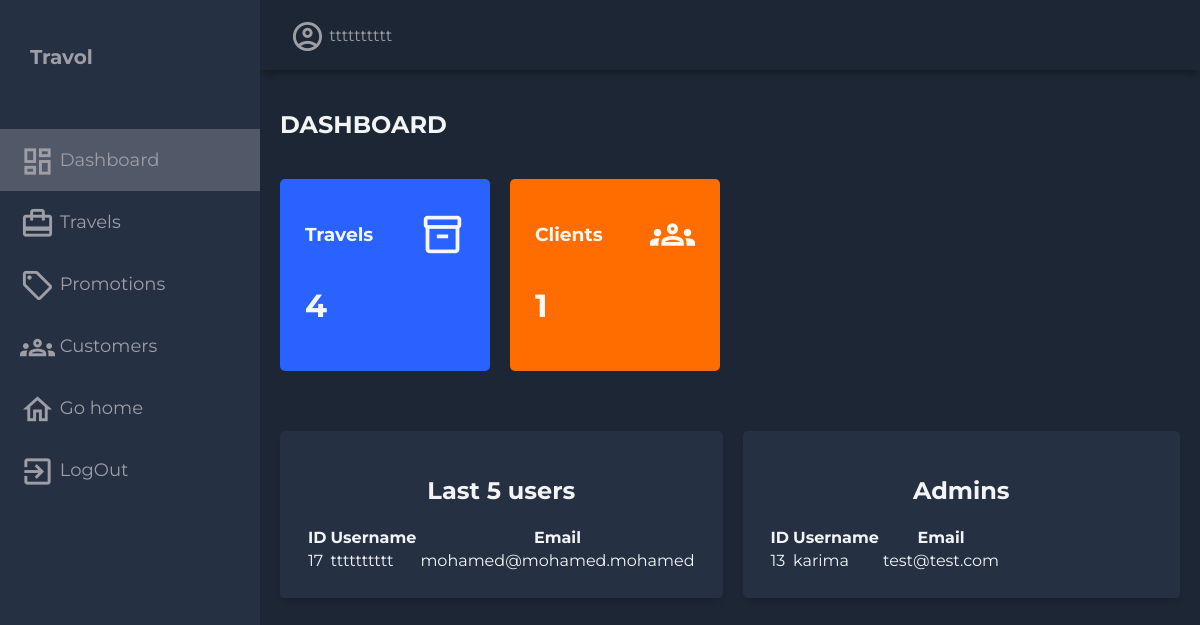
/administrator/ (signed in), run on an earlier commit of the app's database.
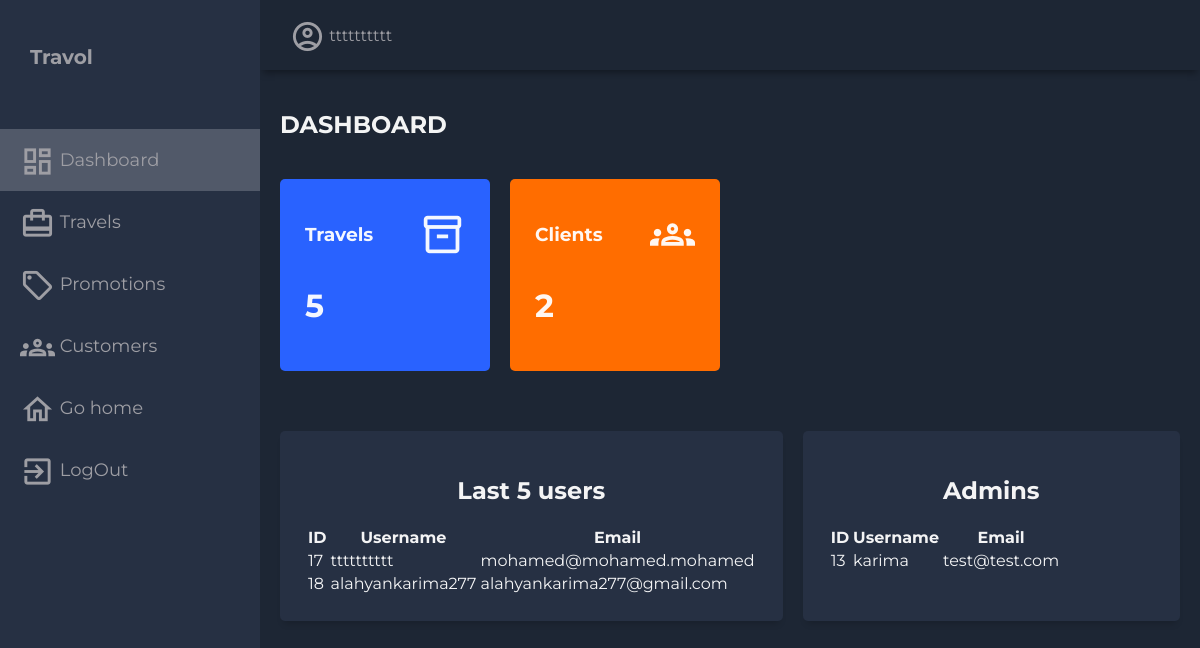
And on a later commit of the database.
### myfirstapp/models.py (models this page shows, shortened)
class CustomUser(AbstractUser):
    email = models.EmailField(unique=True)
    password = models.CharField(max_length=128)  # Use a more secure method for storing passwords
    birth_date = models.DateField(null=True, blank=True)
    first_name = models.CharField(max_length=30)
    last_name = models.CharField(max_length=30)
    groups = models.ManyToManyField(
        "auth.Group",
        related_name="customuser_set",
        blank=True,
        help_text="The groups this user belongs to. A user will get all permissions granted to each of their groups.",
        verbose_name="groups",
    )
    user_permissions = models.ManyToManyField(
        "auth.Permission",
        related_name="customuser_set",
        blank=True,
        help_text="Specific permissions for this user.",
        verbose_name="user permissions",
    )

### myfirstapp/views.py (the view)
# urls.py: path('administrator/', administrator_dashboard, name='administrator_dashboard'),
@login_required
def administrator_dashboard(request):
    username = request.user.username
    last_five_users = get_user_model().objects.filter(is_superuser=False)[:5]
    all_admins = get_user_model().objects.filter(is_superuser=True)
    num_travels = Travel.objects.count()
    num_users = get_user_model().objects.filter(is_superuser=False).count()
    context = {
        'last_five_users': last_five_users,
        'all_admins': all_admins,
        'num_travels': num_travels,
        'num_users': num_users,
        'username': username,
    }
    return render(request, 'myfirstapp/administrateur.html', context)

### myfirstapp/templates/myfirstapp/administrateur.html (shortened to what this page needs)
{% load static %}
<!DOCTYPE html>
<html lang="en">
  <head>
    <link rel="stylesheet" href="{% static 'css/dashboard.css' %}">
  </head>
  <body>
    <div class="grid-container">
      <header class="header">
        <div class="header-right">
          <span class="material-icons-outlined">account_circle</span>
          <span >{{ username }}</span>
        </div>
      </header>
      <aside id="sidebar">
        <div class="sidebar-title">
          <div class="sidebar-brand">
            Travol
          </div>
        </div>
        <ul class="sidebar-list">
          <li class="sidebar-list-item" id="aa">
            <a href="{% url 'administrator_dashboard' %}">
              <span class="material-icons-outlined">dashboard</span> Dashboard
            </a>
          </li>
          <li class="sidebar-list-item">
            <a href="{% url 'list_travels'%}">
              <span class="material-icons-outlined">card_travel</span> Travels
            </a>
          </li>
          <li class="sidebar-list-item">
            <a href="{% url 'add_promotion' %}">
              <span class="material-icons-outlined">local_offer</span> Promotions
            </a>
          </li>
          <li class="sidebar-list-item">
            <a href="{% url 'client_list' %}">
              <span class="material-icons-outlined">groups</span> Customers
            </a>
          </li>
          <li class="sidebar-list-item">
            <a href="{% url 'home_page' %}">
              <span class="material-icons-outlined">home</span> Go home
            </a>
          </li>
          <li class="sidebar-list-item">
            <a href="{% url 'logout_view' %}">
              <span class="material-icons-outlined">exit_to_app</span> LogOut
            </a>
          </li>
        </ul>
      </aside>
      <main class="main-container">
        <div class="main-title">
          <h2>DASHBOARD</h2>
        </div>
        <div class="main-cards">
          <div class="card">
            <div class="card-inner">
              <h3>Travels</h3>
              <span class="material-icons-outlined">inventory_2</span>
            </div>
            <h1>{{ num_travels }}</h1>
          </div>
          <div class="card">
            <div class="card-inner">
              <h3>Clients</h3>
              <span class="material-icons-outlined">groups</span>
            </div>
            <h1>{{ num_users }}</h1>
          </div>
        </div>
        <div class="charts">
          <div class="charts-card">
            <h2 class="chart-title">Last 5 users</h2>
            <table class="table">
                <thead>
                    <tr>
                        <th>ID</th>
                        <th>Username</th>
                        <th>Email</th>
                    </tr>
                </thead>
                <tbody>
                    {% for user in last_five_users %}
                        <tr>
                            <td>{{ user.id }}</td>
                            <td>{{ user.username }}</td>
                            <td>{{ user.email }}</td>
                        </tr>
                    {% endfor %}
                </tbody>
            </table>
        </div>
   <div class="charts-card">
          <h2 class="chart-title">Admins</h2>
          <div class="row">
            <table class="table">
            <thead>
                <tr>
                    <th>ID</th>
                    <th>Username</th>
                    <th>Email</th>
                </tr>
            </thead>
            <tbody>
                {% for admin in all_admins %}
                    <tr>
                        <td>{{ admin.id }}</td>
                        <td>{{ admin.username }}</td>
                        <td>{{ admin.email }}</td>
                    </tr>
                {% endfor %}
            </tbody></table>
          </div>
      </div>
        </div>
      </main>
    </div>
  </body>
</html>

What changed in the data, as far as the page shows it:
added CustomUser: id "18", username "alahyankarima277", email "alahyankarima277@gmail.com", shown under "Last 5 users"
Also different on the page:
{{ num_travels }}: "4" → "5"
{{ num_users }}: "1" → "2"
